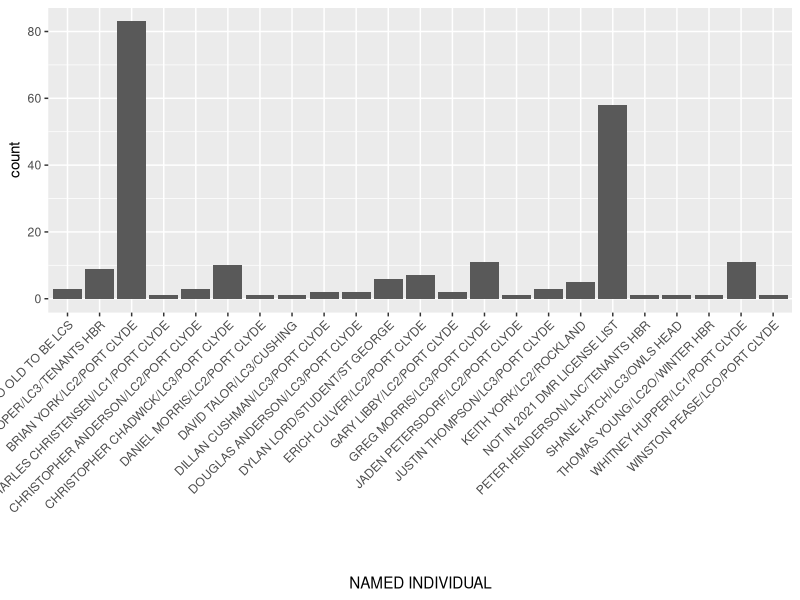
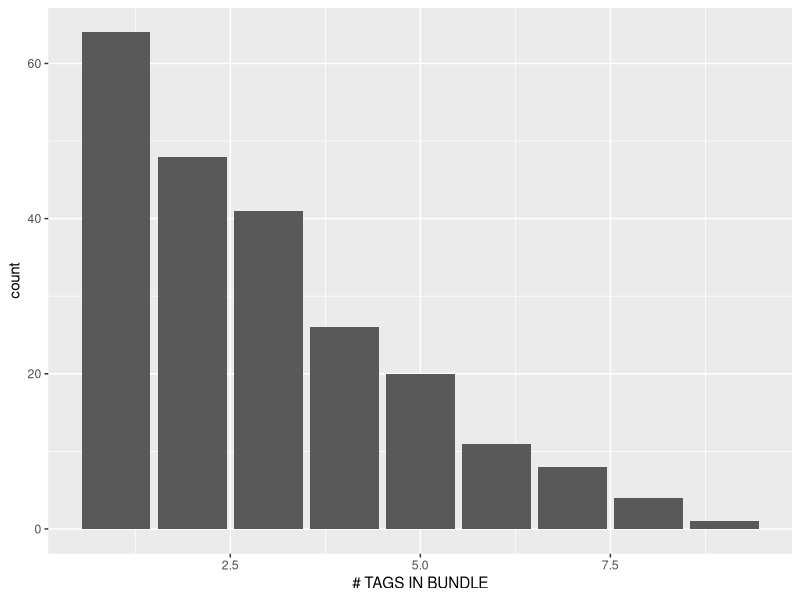

Source code (R) for these figures, in order:
## ---- chunk 1
library(tidyverse)
library(broom)

## ---- chunk 2
lobsters <- read_csv(file = "../data/lobsters.csv")
glimpse(lobsters)
## ---- chunk 3
true_lobsters <- head(lobsters, -4)
glimpse(true_lobsters)
## ---- chunk 4
ggplot(data = true_lobsters, mapping = aes(x = `NAMED INDIVIDUAL`)) +
  geom_bar() +
theme(axis.text.x = element_text(angle = 45, hjust = 1))

## ---- chunk 5
ggplot(data = true_lobsters, mapping = aes(x = `# TAGS IN BUNDLE`)) +
  geom_bar()
